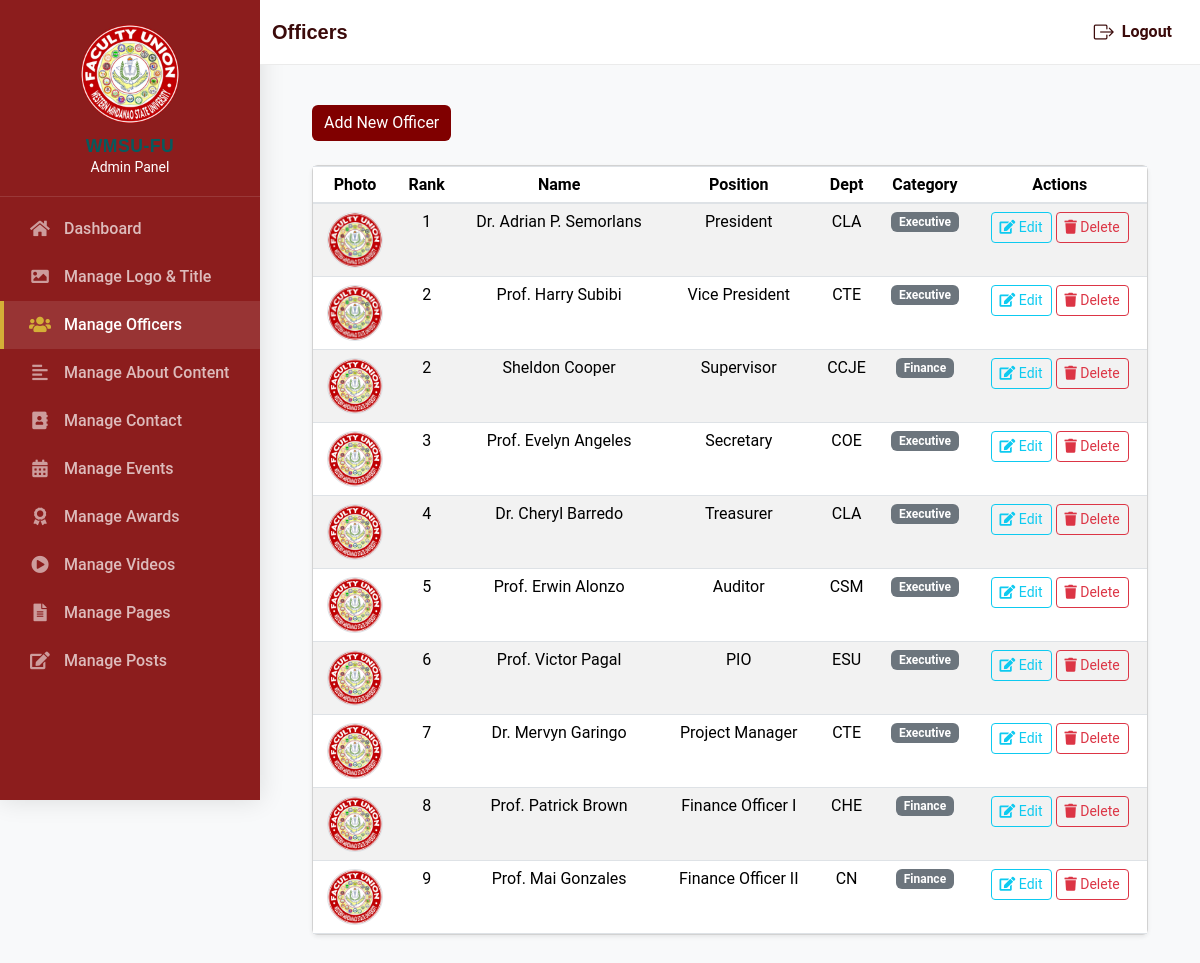
/admins/manage_officers.php (signed in), run on the app's committed database.
### tables this page shows
CREATE TABLE `officers` (
  `id` int(11) NOT NULL,
  `full_name` varchar(255) NOT NULL,
  `position` varchar(100) NOT NULL,
  `department_acronym` varchar(20) DEFAULT NULL,
  `category` enum('Executive','Finance') DEFAULT 'Executive',
  `rank` int(11) DEFAULT 0,
  `profile_picture` varchar(255) DEFAULT NULL
);

### admins/manage_officers.php (the view, shortened to what this page needs)
<?php
require_once('sidebar.php');
$database = new Database();
$db = $database->getConnection();
$officers = $db->query("SELECT * FROM officers ORDER BY rank ASC")->fetchAll(PDO::FETCH_ASSOC);
$navtext = "Officers";
require_once('navbar.php');
?>
<!DOCTYPE html>
<html lang="en">
<head>
    <link rel="stylesheet" href="../vendor/bootstrap/css/bootstrap.min.css">
    <link rel="stylesheet" href="../vendor/bootstrap-icons/bootstrap-icons.css">
    <link rel="stylesheet" href="../css/main.css">
</head>
<body class="bg-light">
<div class="main-content">
    <div class="container-fluid">
        <div class="d-flex justify-content-between mb-4 align-items-center">
            <button class="btn btn-maroon" data-toggle="modal" data-target="#addModal">Add New Officer</button>
        </div>
        <div class="card shadow-sm">
            <div class="table-responsive">
            <table class="table table-hover table-striped mb-0 align-middle text-center">
                <thead>
                    <tr>
                        <th>Photo</th>
                        <th>Rank</th>
                        <th>Name</th>
                        <th>Position</th>
                        <th>Dept</th>
                        <th>Category</th>
                        <th>Actions</th>
                    </tr>
                </thead>
                <tbody>
                    <?php foreach($officers as $o): ?>
                    <tr>
                        <td style="width: 84px;">
                            <?php $photoSrc = (!empty($o['profile_picture']) && file_exists(__DIR__ . '/../' . $o['profile_picture'])) ? '../' . $o['profile_picture'] : '../images/facultyunion.png'; ?>
                            <img src="<?php echo htmlspecialchars($photoSrc, ENT_QUOTES, 'UTF-8'); ?>" alt="<?php echo htmlspecialchars($o['full_name'], ENT_QUOTES, 'UTF-8'); ?>" class="rounded-circle border" style="width:56px;height:56px;object-fit:cover;">
                        </td>
                        <td><?php echo htmlspecialchars($o['rank'], ENT_QUOTES, 'UTF-8'); ?></td>
                        <td><?php echo htmlspecialchars($o['full_name'], ENT_QUOTES, 'UTF-8'); ?></td>
                        <td><?php echo htmlspecialchars($o['position'], ENT_QUOTES, 'UTF-8'); ?></td>
                        <td><?php echo htmlspecialchars($o['department_acronym'], ENT_QUOTES, 'UTF-8'); ?></td>
                        <td><span class="badge badge-secondary"><?php echo htmlspecialchars($o['category'], ENT_QUOTES, 'UTF-8'); ?></span></td>
                        <td class="text-nowrap">
                                <button class="btn btn-sm btn-outline-info edit-btn"
                                    data-id="<?php echo $o['id']; ?>"
                                    data-name="<?php echo htmlspecialchars($o['full_name']); ?>"
                                    data-pos="<?php echo htmlspecialchars($o['position']); ?>"
                                    data-dept="<?php echo htmlspecialchars($o['department_acronym']); ?>"
                                    data-cat="<?php echo $o['category']; ?>"
                                    data-rank="<?php echo $o['rank']; ?>"
                                    data-photo="<?php echo htmlspecialchars($o['profile_picture'] ?? '', ENT_QUOTES, 'UTF-8'); ?>"
                                    data-toggle="modal" data-target="#editModal"><i class="fas fa-edit"></i> Edit</button>
                            <a href="?delete=<?php echo $o['id']; ?>" class="btn btn-sm btn-outline-danger" onclick="return confirm('Delete this officer?')"><i class="fas fa-trash"></i> Delete</a>
                        </td>
                    </tr>
                    <?php endforeach; ?>
                </tbody>
            </table>
            </div>
        </div>
    </div>
</div>
</body>
</html>

### admins/sidebar.php (shortened to what this page needs)
    <link href="https://stackpath.bootstrapcdn.com/bootstrap/4.5.2/css/bootstrap.min.css" rel="stylesheet">
    <link href="https://cdnjs.cloudflare.com/ajax/libs/font-awesome/5.15.1/css/all.min.css" rel="stylesheet">
    <div class="sidebar" id="sidebar">
    <div class="brand">
        <img src="../images/facultyunion.png" alt="WMSU Faculty Union logo">
        <h5>WMSU-FU</h5>
        <small>Admin Panel</small>
    </div>
    <a href="dashboard.php" class="nav-link<?php echo basename($_SERVER['PHP_SELF']) === 'dashboard.php' ? ' active' : ''; ?>"><i class="fas fa-home"></i> Dashboard</a>
    <a href="manage_site.php" class="nav-link<?php echo basename($_SERVER['PHP_SELF']) === 'manage_site.php' ? ' active' : ''; ?>"><i class="fas fa-image"></i> Manage Logo &amp; Title</a>
    <a href="manage_officers.php" class="nav-link<?php echo basename($_SERVER['PHP_SELF']) === 'manage_officers.php' ? ' active' : ''; ?>"><i class="fas fa-users"></i> Manage Officers</a>
    <a href="manage_about_topics.php" class="nav-link<?php echo basename($_SERVER['PHP_SELF']) === 'manage_about_topics.php' ? ' active' : ''; ?>"><i class="fas fa-align-left"></i> Manage About Content</a>
    <a href="manage_contact.php" class="nav-link<?php echo basename($_SERVER['PHP_SELF']) === 'manage_contact.php' ? ' active' : ''; ?>"><i class="fas fa-address-book"></i> Manage Contact</a>
    <a href="manage_events.php" class="nav-link<?php echo basename($_SERVER['PHP_SELF']) === 'manage_events.php' ? ' active' : ''; ?>"><i class="fas fa-calendar-alt"></i> Manage Events</a>
    <a href="manage_awards.php" class="nav-link<?php echo basename($_SERVER['PHP_SELF']) === 'manage_awards.php' ? ' active' : ''; ?>"><i class="fas fa-award"></i> Manage Awards</a>
    <a href="manage_videos.php" class="nav-link<?php echo basename($_SERVER['PHP_SELF']) === 'manage_videos.php' ? ' active' : ''; ?>"><i class="fas fa-play-circle"></i> Manage Videos</a>
    <a href="manage_pages.php" class="nav-link<?php echo basename($_SERVER['PHP_SELF']) === 'manage_pages.php' ? ' active' : ''; ?>"><i class="fas fa-file-alt"></i> Manage Pages</a>
    <a href="manage_posts.php" class="nav-link<?php echo basename($_SERVER['PHP_SELF']) === 'manage_posts.php' ? ' active' : ''; ?>"><i class="fas fa-edit"></i> Manage Posts</a>
</div>

### admins/navbar.php (shortened to what this page needs)
<link rel="stylesheet" href="../vendor/bootstrap/css/bootstrap.min.css">
    <link rel="stylesheet" href="../vendor/bootstrap-icons/bootstrap-icons.css">
<div class="navbar-custom">
    <header>
        <div class="container-fluid top-header-inner d-flex align-items-center justify-content-between">
            <div class="d-flex align-items-center">
                <div class="title">
                    <h1 class="navtext d-none d-lg-block m-0"><?php echo $navtext ?></h1>
                </div>
            </div>
            <div class="d-flex align-items-center">
                <a href="../auth/logout.php" class="logout-link d-flex align-items-center gap-2 px-3 py-2">
                    <i class="bi bi-box-arrow-right fs-5"></i>
                    <span class="fw-semibold d-none d-lg-inline">Logout</span>
                </a>
            </div>
        </div>
    </header>
</div>

### assets/cssfolder/main.css (style rules this page uses)
:root { --default-font: "Roboto", system-ui, -apple-system, "Segoe UI", Roboto, "Helvetica Neue", Arial, "Noto Sans", "Liberation Sans", sans-serif, "Apple Color Emoji", "Segoe UI Emoji", "Segoe UI Symbol", "Noto Color Emoji"; --heading-font: "Raleway", sans-serif; --nav-font: "Poppins", sans-serif; }
:root { --background-color: #ffffff; --default-color: #212529; --heading-color: #065b5e; --accent-color: #1dc8cd; --surface-color: #ffffff; --contrast-color: #ffffff; }
:root { --nav-color: rgba( 255, 255, 255, 0.6 ); --nav-hover-color: #ffffff; --nav-mobile-background-color: #ffffff; --nav-dropdown-background-color: #ffffff; --nav-dropdown-color: #212529; --nav-dropdown-hover-color: #1dc8cd; }
:root { scroll-behavior: smooth; }
body { color: var(--default-color); background-color: var(--background-color); font-family: var(--default-font); }
a { color: var(--accent-color); text-decoration: none; transition: 0.3s; }
h1, h2, h3, h4, h5, h6 { color: var(--heading-color); font-family: var(--heading-font); }

### admins/sidebar.php (style rules this page uses)
:root { --maroon: #8c1d1d; --gold: #d4af37; }
body { background: #f4f7f6; overflow-x: hidden; }
.sidebar { position: fixed; top: 0; left: 0; width: 260px; height: 100vh; background: var(--maroon); color: #fff; padding: 24px 0; overflow-y: auto; box-shadow: 0 0 24px rgba(0, 0, 0, 0.12); }
.sidebar .brand { padding: 0 24px 18px; text-align: center; border-bottom: 1px solid rgba(255, 255, 255, 0.12); margin-bottom: 8px; }
.sidebar .brand img { max-height: 100px; margin-bottom: 12px; }
.sidebar .brand h5 { margin: 0; font-weight: 600; font-size: 1.1rem; letter-spacing: 0.5px; }
.sidebar .nav-link { color: rgba(255, 255, 255, 0.7); padding: 12px 24px; font-weight: 500; display: flex; align-items: center; transition: all 0.2s ease; border-left: 4px solid transparent; }
.sidebar .nav-link.active { color: #fff; background: rgba(255, 255, 255, 0.1); border-left-color: var(--gold); }
.sidebar .nav-link i { width: 24px; font-size: 1.1rem; text-align: center; margin-right: 12px; opacity: 0.8; }
.sidebar .nav-link.active i { opacity: 1; color: var(--gold); }
.main-content { margin-left: 260px; padding: 40px; }

### admins/navbar.php (style rules this page uses)
.navbar-custom { position: sticky; top: 0; z-index: 1030; margin-left: 260px; background: #ffffff; border-bottom: 1px solid rgba(0,0,0,0.08); }
.top-header-inner { padding: 12px 18px; }
.title { margin: 0; }
.navtext { font-weight: 700; font-size: 1.25rem; color: #3b0b0b; }
.logout-link { color: #3b0b0b; text-decoration: none; }

### admins/manage_officers.php (style rules this page uses)
.btn-maroon { background:#800000;color:#fff;border:none }
.table img { width:56px;height:56px;object-fit:cover }

### data on the page
officers: profile_picture (picture), rank "1", full_name "Dr. Adrian P. Semorlans", position "President", department_acronym "CLA", category "Executive"
officers: profile_picture (picture), rank "2", full_name "Prof. Harry Subibi", position "Vice President", department_acronym "CTE", category "Executive"
officers: rank "2", full_name "Sheldon Cooper", position "Supervisor", department_acronym "CCJE", category "Finance"
officers: rank "3", full_name "Prof. Evelyn Angeles", position "Secretary", department_acronym "COE", category "Executive"
officers: rank "4", full_name "Dr. Cheryl Barredo", position "Treasurer", department_acronym "CLA", category "Executive"
officers: rank "5", full_name "Prof. Erwin Alonzo", position "Auditor", department_acronym "CSM", category "Executive"
officers: rank "6", full_name "Prof. Victor Pagal", position "PIO", department_acronym "ESU", category "Executive"
officers: rank "7", full_name "Dr. Mervyn Garingo", position "Project Manager", department_acronym "CTE", category "Executive"
officers: rank "8", full_name "Prof. Patrick Brown", position "Finance Officer I", department_acronym "CHE", category "Finance"
officers: rank "9", full_name "Prof. Mai Gonzales", position "Finance Officer II", department_acronym "CN", category "Finance"

### other printed values
$navtext "Officers"
